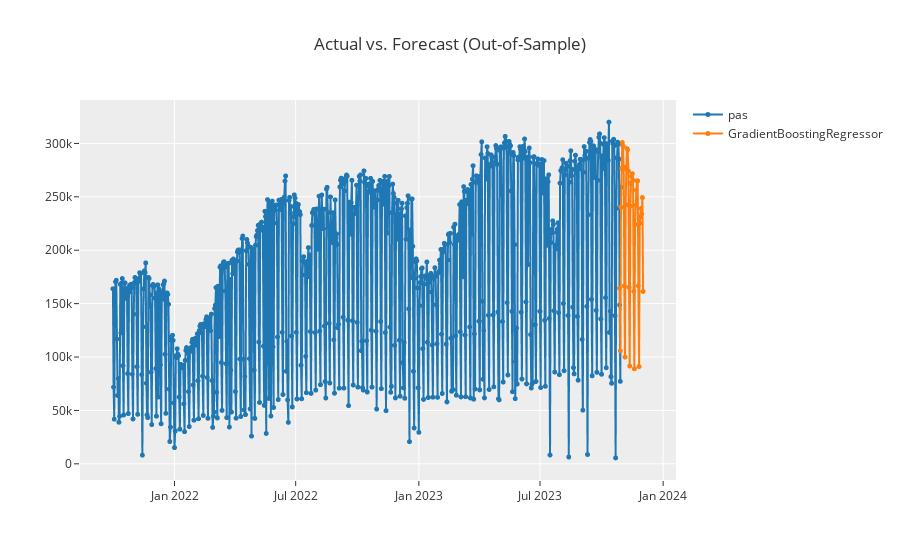

The notebook cell this image was saved under:
### Code cell
# plot forecast for 36 months in future
plot_model(best, plot = 'forecast', data_kwargs = {'fh' : 36})

### Figure 1 — Plotly figure (JSON) as saved in the notebook; plotly's stock layout.template omitted (floating-point values rounded to 4 significant figures; data arrays with more than 128 entries replaced by an {"elided": "..."} marker saying what was removed)
{"data": [{"line": {"color": "rgb(31, 119, 180)", "width": 2}, "marker": {"color": "rgb(31, 119, 180)", "size": 5}, "mode": "lines+markers", "name": "pas", "type": "scattergl", "x": {"elided": "793 str values"}, "xaxis": "x", "y": {"elided": "793 int values"}, "yaxis": "y"}, {"line": {"color": "rgb(255, 127, 14)", "width": 2}, "marker": {"color": "rgb(255, 127, 14)", "size": 5}, "mode": "lines+markers", "name": "GradientBoostingRegressor", "type": "scattergl", "x": {"elided": "793 str values"}, "xaxis": "x", "y": {"elided": "793 float values"}, "yaxis": "y"}], "layout": {"showlegend": true, "title": {"text": "Actual vs. Forecast (Out-of-Sample)"}, "xaxis": {"anchor": "y", "domain": [0, 1]}, "yaxis": {"anchor": "x", "domain": [0, 1]}}}
